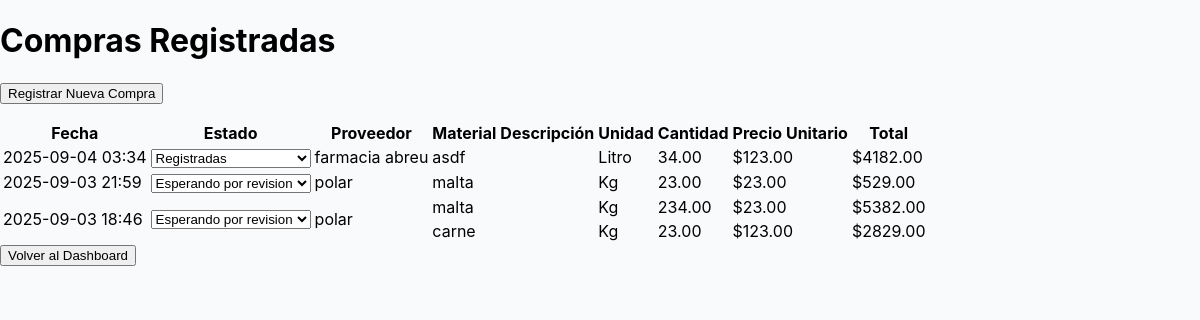
/compras/registradas/, run on an earlier commit of the app's database.
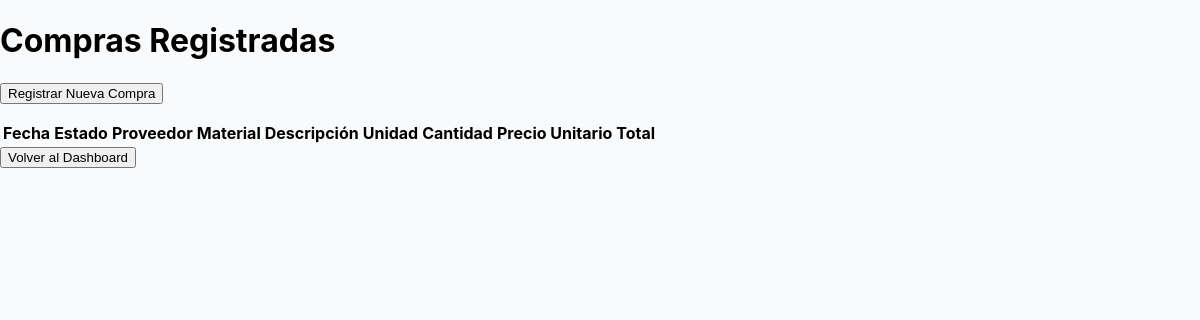
And on a later commit of the database.
### compras/models.py (models this page shows, shortened)
class Compra(models.Model):
    ESTADO_CHOICES = [
        ('registrada', 'Registradas'),
        ('esperando_revision', 'Esperando por revision'),
        ('exitosa', 'Exitosa'),
        ('cancelada', 'Cancelada'),
    ]
    fecha = models.DateTimeField(auto_now_add=True)
    estado = models.CharField(max_length=18, choices=ESTADO_CHOICES, default='registrada')
    pais_entrega = models.ForeignKey('Paises', on_delete=models.PROTECT, null=True, blank=True, related_name='compras_entrega')
    sitio_llegada = models.CharField(max_length=255, null=True, blank=True)

class CompraPorProveedorMaterial(models.Model):
    compra_por_proveedor = models.ForeignKey(CompraPorProveedor, on_delete=models.CASCADE)
    material = models.ForeignKey('Material', on_delete=models.CASCADE)
    unidad = models.CharField(max_length=10, choices=UNIDAD_CHOICES)
    cantidad = models.DecimalField(max_digits=10, decimal_places=2)
    precio_unitario = models.DecimalField(max_digits=12, decimal_places=2)
    total = models.DecimalField(max_digits=14, decimal_places=2, blank=True)

class CompraPorProveedor(models.Model):
    compra = models.ForeignKey(Compra, on_delete=models.CASCADE, related_name='detalles')
    proveedor = models.ForeignKey('Proveedores', on_delete=models.CASCADE)
    materiales = models.ManyToManyField('Material', through='CompraPorProveedorMaterial', related_name='compras_por_proveedor')
    descripcion = models.CharField(max_length=255)

class Proveedores(models.Model):
    TIPO_CHOICES = [
        ('COMIDA', 'Comida'),
        ('BIENES', 'Bienes'),
    ]
    SUBTIPO_CHOICES = [
        ('CADUCABLE', 'Caducable'),
        ('NO_CADUCABLE', 'No caducable'),
        ('REFRIGERADO', 'Refrigerado'),
        ('NO_REFRIGERADO', 'No refrigerado'),
        ('BEBIDA', 'Bebida'),
        ('LICOR', 'Licor'),
        ('REPUESTOS', 'Repuestos'),
        ('LIMPIEZA', 'Materiales de limpieza'),
        ('MEDICOS', 'Materiales médicos'),
        ('ACTIVOS', 'Bienes activos'),
    ]
    name = models.CharField(max_length=100)
    service_or_product = models.CharField(max_length=100)
    categorie = models.CharField(max_length=100)
    contact = models.CharField(max_length=100)
    countries = models.ManyToManyField(Paises)
    sucursal = models.CharField(max_length=100)
    tipo = models.CharField(max_length=20, choices=TIPO_CHOICES, default='BIENES')
    subtipo = models.CharField(max_length=20, choices=SUBTIPO_CHOICES, blank=True, null=True)

class Material(models.Model):
    nombre = models.CharField(max_length=100)

### compras/views.py (the view, shortened to what this page needs)
# urls.py: path('compras/registradas/', compras_registradas_view, name='compras_registradas'),
def compras_registradas_view(request):
    from .models import Compra
    compras = Compra.objects.exclude(estado__in=['exitosa', 'cancelada']).order_by('-fecha')
    return render(request, 'compras_registradas.html', {'compras': compras})

### compras/templates/compras_registradas.html (shortened to what this page needs)
{% load static %}
<!DOCTYPE html>
<html lang="es">
<head>
    <link rel="stylesheet" href="{% static 'styles/styles_compras.css' %}">
</head>
<body>
    <div class="container">
        <h1>Compras Registradas</h1>
    <button onclick="window.location.href='{% url 'registrar_compra' %}'" style="margin-bottom: 16px;">Registrar Nueva Compra</button>
    <table>
            <thead>
                <tr>
                    <th>Fecha</th>
                    <th>Estado</th>
                    <th>Proveedor</th>
                    <th>Material</th>
                    <th>Descripción</th>
                    <th>Unidad</th>
                    <th>Cantidad</th>
                    <th>Precio Unitario</th>
                    <th>Total</th>
                </tr>
            </thead>
            <tbody>
                {% for compra in compras %}
                    {% for detalle in compra.detalles.all %}
                        {% for producto in detalle.compraporproveedormaterial_set.all %}
                        <tr>
                            {% if forloop.first %}
                                <td rowspan="{{ detalle.compraporproveedormaterial_set.count }}">{{ compra.fecha|date:"Y-m-d H:i" }}</td>
                                <td rowspan="{{ detalle.compraporproveedormaterial_set.count }}">
                                    <form method="post" action="" style="display:inline;">
                                        <select name="nuevo_estado" onchange="this.form.submit()">
                                            {% for key, value in compra.ESTADO_CHOICES %}
                                                <option value="{{ key }}" {% if compra.estado == key %}selected{% endif %}>{{ value }}</option>
                                            {% endfor %}
                                        </select>
                                    </form>
                                </td>
                                <td rowspan="{{ detalle.compraporproveedormaterial_set.count }}">{{ detalle.proveedor.name }}</td>
                                <td>{{ producto.material.nombre }}</td>
                                <td rowspan="{{ detalle.compraporproveedormaterial_set.count }}">{{ detalle.descripcion }}</td>
                                <td>{{ producto.get_unidad_display }}</td>
                                <td>{{ producto.cantidad }}</td>
                                <td>${{ producto.precio_unitario }}</td>
                                <td>${{ producto.total }}</td>
                            {% else %}
                                <td>{{ producto.material.nombre }}</td>
                                <td>{{ producto.get_unidad_display }}</td>
                                <td>{{ producto.cantidad }}</td>
                                <td>${{ producto.precio_unitario }}</td>
                                <td>${{ producto.total }}</td>
                            {% endif %}
                        </tr>
                        {% endfor %}
                    {% endfor %}
                {% empty %}
                    <tr><td colspan="10">No hay compras registradas.</td></tr>
                {% endfor %}
            </tbody>
        </table>
        <button onclick="window.location.href='/'">Volver al Dashboard</button>
    </div>
</body>
</html>

### compras/static/styles/styles_compras.css (style rules this page uses)
body { font-family: 'Inter', 'Segoe UI', Tahoma, Geneva, Verdana, sans-serif; margin: 0; padding: 0; background: #f8fafc; min-height: 100vh; }

What changed in the data, as far as the page shows it:
no longer on this page (row unchanged): Compra: fecha "2025-09-04 03:34"
removed CompraPorProveedor: proveedor.name "farmacia abreu"
removed CompraPorProveedorMaterial: nuevo_estado "Registradas", material.nombre "asdf", unidad "Litro", cantidad "34.00", precio_unitario "123.00", total "4182.00"
no longer on this page (row unchanged): Compra: fecha "2025-09-03 21:59"
removed CompraPorProveedor: proveedor.name "polar"
removed CompraPorProveedorMaterial: nuevo_estado "Esperando por revision", material.nombre "malta", unidad "Kg", cantidad "23.00", precio_unitario "23.00", total "529.00"
no longer on this page (row unchanged): Compra: fecha "2025-09-03 18:46"
removed CompraPorProveedor: proveedor.name "polar"
removed CompraPorProveedorMaterial: nuevo_estado "Esperando por revision", material.nombre "malta", unidad "Kg", cantidad "234.00", precio_unitario "23.00", total "5382.00"
removed CompraPorProveedorMaterial: material.nombre "carne", unidad "Kg", cantidad "23.00", precio_unitario "123.00", total "2829.00"
